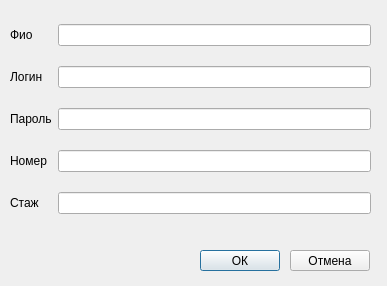
<?xml version="1.0" encoding="UTF-8"?>
<ui version="4.0">
 <class>adddriver</class>
 <widget class="QDialog" name="adddriver">
  <property name="geometry">
   <rect>
    <x>0</x>
    <y>0</y>
    <width>387</width>
    <height>286</height>
   </rect>
  </property>
  <property name="windowTitle">
   <string>Dialog</string>
  </property>
  <widget class="QWidget" name="gridLayoutWidget">
   <property name="geometry">
    <rect>
     <x>10</x>
     <y>10</y>
     <width>361</width>
     <height>221</height>
    </rect>
   </property>
   <layout class="QGridLayout" name="gridLayout_2">
    <item row="1" column="1">
     <widget class="QLineEdit" name="loginEdit"/>
    </item>
    <item row="3" column="0">
     <widget class="QLabel" name="label_2">
      <property name="text">
       <string>Пароль</string>
      </property>
     </widget>
    </item>
    <item row="1" column="0">
     <widget class="QLabel" name="label_6">
      <property name="text">
       <string>Логин</string>
      </property>
     </widget>
    </item>
    <item row="4" column="1">
     <widget class="QLineEdit" name="numberEdit"/>
    </item>
    <item row="0" column="1">
     <widget class="QLineEdit" name="nameEdit"/>
    </item>
    <item row="0" column="0">
     <widget class="QLabel" name="label">
      <property name="text">
       <string>Фио</string>
      </property>
     </widget>
    </item>
    <item row="5" column="0">
     <widget class="QLabel" name="label_4">
      <property name="text">
       <string>Стаж</string>
      </property>
     </widget>
    </item>
    <item row="3" column="1">
     <widget class="QLineEdit" name="passwordEdit"/>
    </item>
    <item row="4" column="0">
     <widget class="QLabel" name="label_3">
      <property name="text">
       <string>Номер</string>
      </property>
     </widget>
    </item>
    <item row="5" column="1">
     <widget class="QLineEdit" name="driverExpEdit"/>
    </item>
   </layout>
  </widget>
  <widget class="QPushButton" name="acceptButton">
   <property name="geometry">
    <rect>
     <x>200</x>
     <y>250</y>
     <width>80</width>
     <height>21</height>
    </rect>
   </property>
   <property name="text">
    <string>ОК</string>
   </property>
  </widget>
  <widget class="QPushButton" name="rejectButton">
   <property name="geometry">
    <rect>
     <x>290</x>
     <y>250</y>
     <width>80</width>
     <height>21</height>
    </rect>
   </property>
   <property name="text">
    <string>Отмена</string>
   </property>
  </widget>
 </widget>
 <resources/>
 <connections>
  <connection>
   <sender>acceptButton</sender>
   <signal>clicked()</signal>
   <receiver>adddriver</receiver>
   <slot>accept()</slot>
   <hints>
    <hint type="sourcelabel">
     <x>239</x>
     <y>260</y>
    </hint>
    <hint type="destinationlabel">
     <x>193</x>
     <y>142</y>
    </hint>
   </hints>
  </connection>
  <connection>
   <sender>rejectButton</sender>
   <signal>clicked()</signal>
   <receiver>adddriver</receiver>
   <slot>reject()</slot>
   <hints>
    <hint type="sourcelabel">
     <x>329</x>
     <y>260</y>
    </hint>
    <hint type="destinationlabel">
     <x>193</x>
     <y>142</y>
    </hint>
   </hints>
  </connection>
 </connections>
</ui>
